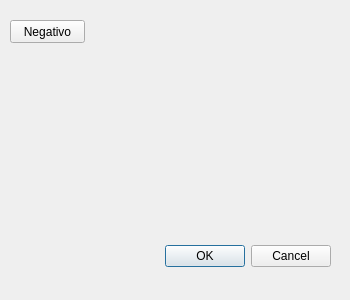
<?xml version="1.0" encoding="UTF-8"?>
<ui version="4.0">
 <class>Buttons</class>
 <widget class="QDialog" name="Buttons">
  <property name="enabled">
   <bool>true</bool>
  </property>
  <property name="geometry">
   <rect>
    <x>0</x>
    <y>0</y>
    <width>350</width>
    <height>300</height>
   </rect>
  </property>
  <property name="windowTitle">
   <string>Dialog</string>
  </property>
  <widget class="QDialogButtonBox" name="buttonBox">
   <property name="geometry">
    <rect>
     <x>-10</x>
     <y>240</y>
     <width>341</width>
     <height>32</height>
    </rect>
   </property>
   <property name="orientation">
    <enum>Qt::Horizontal</enum>
   </property>
   <property name="standardButtons">
    <set>QDialogButtonBox::Cancel|QDialogButtonBox::Ok</set>
   </property>
  </widget>
  <widget class="QPushButton" name="pushButton">
   <property name="geometry">
    <rect>
     <x>10</x>
     <y>20</y>
     <width>75</width>
     <height>23</height>
    </rect>
   </property>
   <property name="text">
    <string>Negativo</string>
   </property>
  </widget>
 </widget>
 <resources/>
 <connections>
  <connection>
   <sender>buttonBox</sender>
   <signal>accepted()</signal>
   <receiver>Buttons</receiver>
   <slot>accept()</slot>
   <hints>
    <hint type="sourcelabel">
     <x>248</x>
     <y>254</y>
    </hint>
    <hint type="destinationlabel">
     <x>157</x>
     <y>274</y>
    </hint>
   </hints>
  </connection>
  <connection>
   <sender>buttonBox</sender>
   <signal>rejected()</signal>
   <receiver>Buttons</receiver>
   <slot>reject()</slot>
   <hints>
    <hint type="sourcelabel">
     <x>316</x>
     <y>260</y>
    </hint>
    <hint type="destinationlabel">
     <x>286</x>
     <y>274</y>
    </hint>
   </hints>
  </connection>
 </connections>
</ui>
